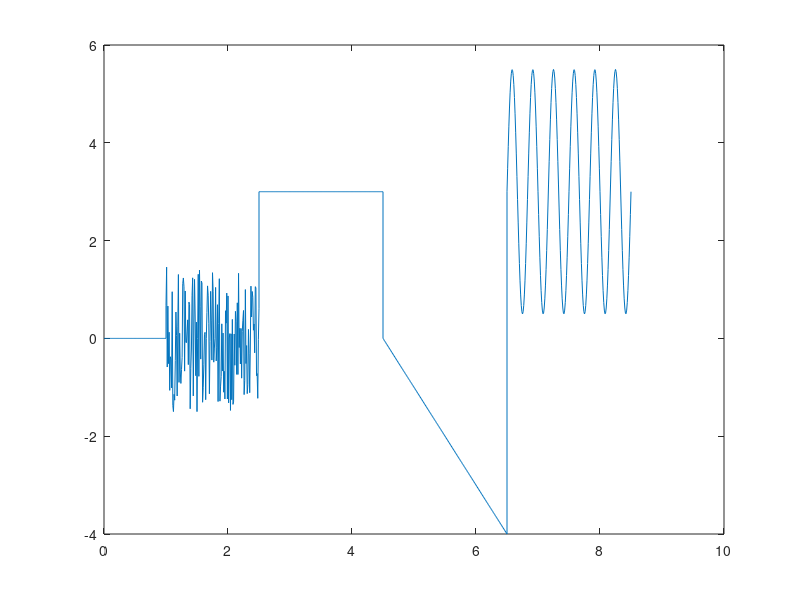

MATLAB code to generate this figure:

t=0:0.01:8.5;
t_noise = 1:0.01:2.5;
y_noise =rand(size(t_noise))*3-1.5;
%plot(t_noise, y_noise)
t_zero = 0:0.01:1;
y_zero = zeros(size(t_zero));
%plot(t_zero,y_zero)
t_const = 2.5:0.01:4.5;
y_const = zeros(1,201)+3;
y_const = zeros(size(t_const))+3;
%plot(t_const,y_const)
t_saw = 4.5:0.01:6.5;
k = (-4-0)/(6.5-4.5);
delay = 4.5
y_saw = k*(t_saw-delay);
%plot(t_saw,y_saw)
t_sin=6.5:0.01:8.5;
A0=3; A=2.5; T=(8.5-6.5)/6; f= 1/T ; delay = 6.5;
y_sin = A0+A*sin(2*pi*f*(t_sin-delay));
%plot (t_sin, y_sin)
t = [t_zero, t_noise, t_const, t_saw, t_sin];
y = [y_zero, y_noise, y_const, y_saw, y_sin];
plot(t,y)